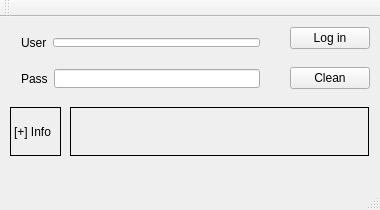
<?xml version="1.0" encoding="UTF-8"?>
<ui version="4.0">
 <class>logWindow</class>
 <widget class="QMainWindow" name="logWindow">
  <property name="geometry">
   <rect>
    <x>0</x>
    <y>0</y>
    <width>380</width>
    <height>210</height>
   </rect>
  </property>
  <property name="windowTitle">
   <string>logWindow</string>
  </property>
  <widget class="QWidget" name="centralWidget">
   <widget class="QPushButton" name="pushButton">
    <property name="geometry">
     <rect>
      <x>290</x>
      <y>10</y>
      <width>80</width>
      <height>22</height>
     </rect>
    </property>
    <property name="text">
     <string>Log in</string>
    </property>
   </widget>
   <widget class="QPushButton" name="pushButton_2">
    <property name="geometry">
     <rect>
      <x>290</x>
      <y>50</y>
      <width>80</width>
      <height>22</height>
     </rect>
    </property>
    <property name="text">
     <string>Clean</string>
    </property>
   </widget>
   <widget class="QWidget" name="horizontalLayoutWidget">
    <property name="geometry">
     <rect>
      <x>10</x>
      <y>41</y>
      <width>261</width>
      <height>41</height>
     </rect>
    </property>
    <layout class="QHBoxLayout" name="horizontalLayout">
     <item>
      <widget class="QLabel" name="label_2">
       <property name="text">
        <string>Pass</string>
       </property>
      </widget>
     </item>
     <item>
      <widget class="QLineEdit" name="lineedit_pass">
       <property name="echoMode">
        <enum>QLineEdit::Password</enum>
       </property>
      </widget>
     </item>
    </layout>
   </widget>
   <widget class="QWidget" name="horizontalLayoutWidget_2">
    <property name="geometry">
     <rect>
      <x>10</x>
      <y>10</y>
      <width>261</width>
      <height>31</height>
     </rect>
    </property>
    <layout class="QHBoxLayout" name="horizontalLayout_2">
     <item>
      <widget class="QLabel" name="label">
       <property name="text">
        <string>User</string>
       </property>
      </widget>
     </item>
     <item>
      <widget class="QLineEdit" name="lineedit_user"/>
     </item>
    </layout>
   </widget>
   <widget class="QLabel" name="label_4">
    <property name="geometry">
     <rect>
      <x>10</x>
      <y>90</y>
      <width>51</width>
      <height>49</height>
     </rect>
    </property>
    <property name="frameShape">
     <enum>QFrame::Panel</enum>
    </property>
    <property name="text">
     <string>[+] Info</string>
    </property>
   </widget>
   <widget class="QLabel" name="label_stat">
    <property name="geometry">
     <rect>
      <x>70</x>
      <y>90</y>
      <width>299</width>
      <height>49</height>
     </rect>
    </property>
    <property name="frameShape">
     <enum>QFrame::Box</enum>
    </property>
    <property name="text">
     <string/>
    </property>
   </widget>
   <zorder>pushButton</zorder>
   <zorder>pushButton_2</zorder>
   <zorder>horizontalLayoutWidget</zorder>
   <zorder>horizontalLayoutWidget_2</zorder>
   <zorder>lineedit_pass</zorder>
   <zorder>label_stat</zorder>
   <zorder>label_4</zorder>
   <zorder>label_stat</zorder>
  </widget>
  <widget class="QMenuBar" name="menuBar">
   <property name="geometry">
    <rect>
     <x>0</x>
     <y>0</y>
     <width>380</width>
     <height>19</height>
    </rect>
   </property>
  </widget>
  <widget class="QToolBar" name="mainToolBar">
   <attribute name="toolBarArea">
    <enum>TopToolBarArea</enum>
   </attribute>
   <attribute name="toolBarBreak">
    <bool>false</bool>
   </attribute>
  </widget>
  <widget class="QStatusBar" name="statusBar"/>
 </widget>
 <layoutdefault spacing="6" margin="11"/>
 <resources/>
 <connections/>
</ui>
